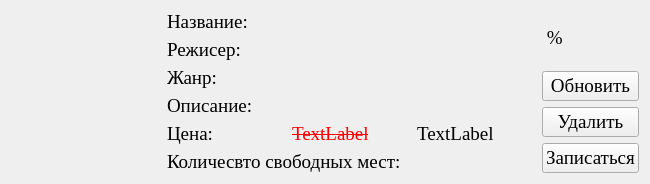
<?xml version="1.0" encoding="UTF-8"?>
<ui version="4.0">
 <class>FrameCinema</class>
 <widget class="QFrame" name="FrameCinema">
  <property name="geometry">
   <rect>
    <x>0</x>
    <y>0</y>
    <width>650</width>
    <height>168</height>
   </rect>
  </property>
  <property name="minimumSize">
   <size>
    <width>650</width>
    <height>0</height>
   </size>
  </property>
  <property name="maximumSize">
   <size>
    <width>650</width>
    <height>16777215</height>
   </size>
  </property>
  <property name="baseSize">
   <size>
    <width>650</width>
    <height>0</height>
   </size>
  </property>
  <property name="font">
   <font>
    <family>Times New Roman</family>
    <pointsize>14</pointsize>
   </font>
  </property>
  <property name="windowTitle">
   <string>Frame</string>
  </property>
  <layout class="QHBoxLayout" name="horizontalLayout" stretch="0,1,0">
   <item>
    <widget class="QLabel" name="Image">
     <property name="minimumSize">
      <size>
       <width>150</width>
       <height>150</height>
      </size>
     </property>
     <property name="maximumSize">
      <size>
       <width>150</width>
       <height>150</height>
      </size>
     </property>
     <property name="baseSize">
      <size>
       <width>150</width>
       <height>150</height>
      </size>
     </property>
     <property name="font">
      <font>
       <family>Times New Roman</family>
       <pointsize>14</pointsize>
      </font>
     </property>
     <property name="text">
      <string/>
     </property>
     <property name="pixmap">
      <pixmap>../../picture.png</pixmap>
     </property>
     <property name="scaledContents">
      <bool>true</bool>
     </property>
    </widget>
   </item>
   <item>
    <layout class="QVBoxLayout" name="verticalLayout">
     <item>
      <widget class="QLabel" name="Name">
       <property name="text">
        <string>Название: </string>
       </property>
      </widget>
     </item>
     <item>
      <widget class="QLabel" name="Producer">
       <property name="text">
        <string>Режисер: </string>
       </property>
      </widget>
     </item>
     <item>
      <widget class="QLabel" name="Genre">
       <property name="text">
        <string>Жанр: </string>
       </property>
      </widget>
     </item>
     <item>
      <widget class="QLabel" name="Description">
       <property name="text">
        <string>Описание: </string>
       </property>
       <property name="wordWrap">
        <bool>true</bool>
       </property>
      </widget>
     </item>
     <item>
      <layout class="QHBoxLayout" name="horizontalLayout_2">
       <item>
        <widget class="QLabel" name="label_5">
         <property name="text">
          <string>Цена:</string>
         </property>
        </widget>
       </item>
       <item>
        <widget class="QLabel" name="OldPrice">
         <property name="font">
          <font>
           <family>Times New Roman</family>
           <pointsize>14</pointsize>
           <strikeout>true</strikeout>
          </font>
         </property>
         <property name="styleSheet">
          <string notr="true">color:red</string>
         </property>
         <property name="text">
          <string>TextLabel</string>
         </property>
        </widget>
       </item>
       <item>
        <widget class="QLabel" name="NewPrice">
         <property name="text">
          <string>TextLabel</string>
         </property>
        </widget>
       </item>
      </layout>
     </item>
     <item>
      <widget class="QLabel" name="Count">
       <property name="text">
        <string>Количесвто свободных мест: </string>
       </property>
      </widget>
     </item>
    </layout>
   </item>
   <item>
    <layout class="QVBoxLayout" name="verticalLayout_2">
     <item>
      <widget class="QLabel" name="Discount">
       <property name="text">
        <string> %</string>
       </property>
      </widget>
     </item>
     <item>
      <widget class="QPushButton" name="Update">
       <property name="text">
        <string>Обновить</string>
       </property>
      </widget>
     </item>
     <item>
      <widget class="QPushButton" name="Delete">
       <property name="text">
        <string>Удалить</string>
       </property>
      </widget>
     </item>
     <item>
      <widget class="QPushButton" name="pushButton">
       <property name="text">
        <string>Записаться</string>
       </property>
      </widget>
     </item>
    </layout>
   </item>
  </layout>
 </widget>
 <resources/>
 <connections/>
</ui>
